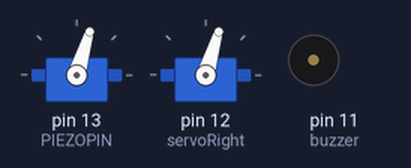
The sketch below on a simulated Arduino Uno, built with avr-gcc and run on an emulated ATmega328P. On the bench: 2 × servo, buzzer (waves = sounding).

Above: at 52.65 s.
At 54.2 s:
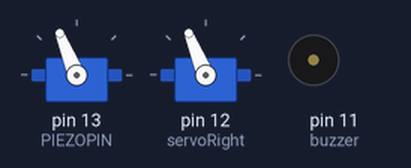
At 55.8 s:
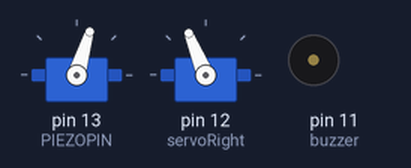
At 59.0 s:
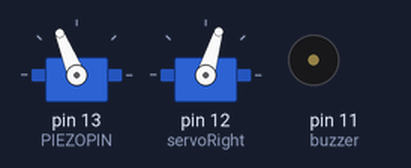
At 67.0 s:
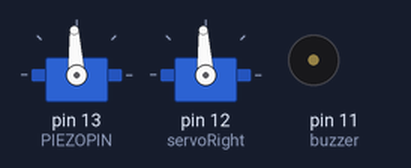
Timing chart, 0 to 69.2 s (numbered marks = the images above):
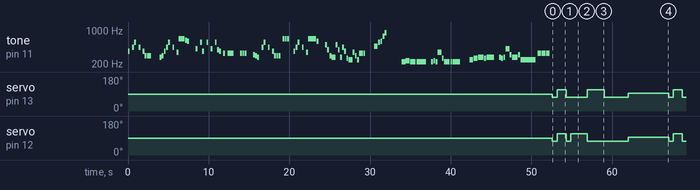

Measured:
- by itself, servo on pin 13 (PIEZOPIN): repeats every 14.4 s: 112° 1.1 s, 73° 2.6 s, 112° 2.1 s, 73° 3.0 s, 93° 5.0 s, 73° 0.60 s
- by itself, servo on pin 12 (servoRight): repeats every 14.4 s: 112° 1.1 s, 73° 0.60 s, 112° 2.0 s, 73° 5.1 s, 93° 5.0 s, 73° 0.60 s

The sketch:

robot.ino
```cpp
#include <Servo.h>                           // Include servo library

Servo servoLeft;                             // Declare left servo signal
Servo servoRight;                            // Declare right servo signal

void light(int timee , int PIN){
 digitalWrite(PIN, HIGH);
 delay(timee);
 digitalWrite(PIN, LOW);
}

void backwards(int delayy){
  servoLeft.writeMicroseconds(1700);
  servoRight.writeMicroseconds(1300);
  delay(delayy);
}

void forwards(int delayy){
  servoLeft.writeMicroseconds(1300);
  servoRight.writeMicroseconds(1700);
  delay(delayy);
}

void spin_left(int delayy){
  servoLeft.writeMicroseconds(1300);
  servoRight.writeMicroseconds(1300);
  delay(delayy);
}

void spin_right(int delayy){
  servoLeft.writeMicroseconds(1700);
  servoRight.writeMicroseconds(1700);
  delay(delayy);
}

void pause(int delayy){
  servoLeft.writeMicroseconds(1500);
  servoRight.writeMicroseconds(1500);
  delay(delayy);
}


void circle(){
  forwards(500);
  spin_right(250);

}

void light_show(){
 light(1000 , 2);
 light(1000 , 4);
 light(1000 , 8);
 light(1000 , 13);
}

int PIEZOPIN = 13;                            // Declare pin that the piezo is connected to.
// DECLARE LED PINS HERE

// One octave of notes between A4 and A5, for Piezo Greeting
int note_A4 = 440;
int note_As4 = 466; int note_Bb4 = note_As4;
int note_B4 = 494;
int note_C5 = 523;
int note_Cs5 = 554; int note_Db5 = note_Cs5;
int note_D5 = 587;
int note_Ds5 = 622; int note_Eb5 = note_Ds5;
int note_E5 = 659;
int note_F5 = 698;
int note_Fs5 = 740; int note_Gb5 = note_Fs5;
int note_G5 = 784;
int note_Gs5 = 830; int note_Ab5 = note_Gs5;

void coin(){
 tone(13, 196, 1000);
 tone(13, 247, 1000);
 tone(13, 587, 1000);
 tone(13, 784, 1000);
 tone(13, 988, 1000);
}


void dance(){

  spin_left(500);
  light(100,5);
  spin_right(1000);
  light(100,5);
  spin_left(500);
  light(100,5);
  forwards(2000);
  backwards(2000);
  light(100 ,5);
  spin_left(3000);

  pause(5000);

}

/*
  Mii Channel's theme
  Connect a piezo buzzer or speaker to pin 11 or select a new pin.
  More songs available at https://github.com/robsoncouto/arduino-songs

                                              Robson Couto, 2019
*/

#define NOTE_B0  31
#define NOTE_C1  33
#define NOTE_CS1 35
#define NOTE_D1  37
#define NOTE_DS1 39
#define NOTE_E1  41
#define NOTE_F1  44
#define NOTE_FS1 46
#define NOTE_G1  49
#define NOTE_GS1 52
#define NOTE_A1  55
#define NOTE_AS1 58
#define NOTE_B1  62
#define NOTE_C2  65
#define NOTE_CS2 69
#define NOTE_D2  73
#define NOTE_DS2 78
#define NOTE_E2  82
#define NOTE_F2  87
#define NOTE_FS2 93
#define NOTE_G2  98
#define NOTE_GS2 104
#define NOTE_A2  110
#define NOTE_AS2 117
#define NOTE_B2  123
#define NOTE_C3  131
#define NOTE_CS3 139
#define NOTE_D3  147
#define NOTE_DS3 156
#define NOTE_E3  165
#define NOTE_F3  175
#define NOTE_FS3 185
#define NOTE_G3  196
#define NOTE_GS3 208
#define NOTE_A3  220
#define NOTE_AS3 233
#define NOTE_B3  247
#define NOTE_C4  262
#define NOTE_CS4 277
#define NOTE_D4  294
#define NOTE_DS4 311
#define NOTE_E4  330
#define NOTE_F4  349
#define NOTE_FS4 370
#define NOTE_G4  392
#define NOTE_GS4 415
#define NOTE_A4  440
#define NOTE_AS4 466
#define NOTE_B4  494
#define NOTE_C5  523
#define NOTE_CS5 554
#define NOTE_D5  587
#define NOTE_DS5 622
#define NOTE_E5  659
#define NOTE_F5  698
#define NOTE_FS5 740
#define NOTE_G5  784
#define NOTE_GS5 831
#define NOTE_A5  880
#define NOTE_AS5 932
#define NOTE_B5  988
#define NOTE_C6  1047
#define NOTE_CS6 1109
#define NOTE_D6  1175
#define NOTE_DS6 1245
#define NOTE_E6  1319
#define NOTE_F6  1397
#define NOTE_FS6 1480
#define NOTE_G6  1568
#define NOTE_GS6 1661
#define NOTE_A6  1760
#define NOTE_AS6 1865
#define NOTE_B6  1976
#define NOTE_C7  2093
#define NOTE_CS7 2217
#define NOTE_D7  2349
#define NOTE_DS7 2489
#define NOTE_E7  2637
#define NOTE_F7  2794
#define NOTE_FS7 2960
#define NOTE_G7  3136
#define NOTE_GS7 3322
#define NOTE_A7  3520
#define NOTE_AS7 3729
#define NOTE_B7  3951
#define NOTE_C8  4186
#define NOTE_CS8 4435
#define NOTE_D8  4699
#define NOTE_DS8 4978
#define REST      0


// change this to make the song slower or faster
int tempo = 114;

// change this to whichever pin you want to use
int buzzer = 11;

// notes of the moledy followed by the duration.
// a 4 means a quarter note, 8 an eighteenth , 16 sixteenth, so on
// !!negative numbers are used to represent dotted notes,
// so -4 means a dotted quarter note, that is, a quarter plus an eighteenth!!
int melody[] = {

  // Mii Channel theme
  // Score available at https://musescore.com/user/16403456/scores/4984153
  // Uploaded by Catalina Andrade

  NOTE_FS4,8, REST,8, NOTE_A4,8, NOTE_CS5,8, REST,8,NOTE_A4,8, REST,8, NOTE_FS4,8, //1
  NOTE_D4,8, NOTE_D4,8, NOTE_D4,8, REST,8, REST,4, REST,8, NOTE_CS4,8,
  NOTE_D4,8, NOTE_FS4,8, NOTE_A4,8, NOTE_CS5,8, REST,8, NOTE_A4,8, REST,8, NOTE_F4,8,
  NOTE_E5,-4, NOTE_DS5,8, NOTE_D5,8, REST,8, REST,4,

  NOTE_GS4,8, REST,8, NOTE_CS5,8, NOTE_FS4,8, REST,8,NOTE_CS5,8, REST,8, NOTE_GS4,8, //5
  REST,8, NOTE_CS5,8, NOTE_G4,8, NOTE_FS4,8, REST,8, NOTE_E4,8, REST,8,
  NOTE_E4,8, NOTE_E4,8, NOTE_E4,8, REST,8, REST,4, NOTE_E4,8, NOTE_E4,8,
  NOTE_E4,8, REST,8, REST,4, NOTE_DS4,8, NOTE_D4,8,

  NOTE_CS4,8, REST,8, NOTE_A4,8, NOTE_CS5,8, REST,8,NOTE_A4,8, REST,8, NOTE_FS4,8, //9
  NOTE_D4,8, NOTE_D4,8, NOTE_D4,8, REST,8, NOTE_E5,8, NOTE_E5,8, NOTE_E5,8, REST,8,
  REST,8, NOTE_FS4,8, NOTE_A4,8, NOTE_CS5,8, REST,8, NOTE_A4,8, REST,8, NOTE_F4,8,
  NOTE_E5,2, NOTE_D5,8, REST,8, REST,4,

  NOTE_B4,8, NOTE_G4,8, NOTE_D4,8, NOTE_CS4,4, NOTE_B4,8, NOTE_G4,8, NOTE_CS4,8, //13
  NOTE_A4,8, NOTE_FS4,8, NOTE_C4,8, NOTE_B3,4, NOTE_F4,8, NOTE_D4,8, NOTE_B3,8,
  NOTE_E4,8, NOTE_E4,8, NOTE_E4,8, REST,4, REST,4, NOTE_AS4,4,
  NOTE_CS5,8, NOTE_D5,8, NOTE_FS5,8, NOTE_A5,8, REST,8, REST,4,

  REST,2, NOTE_A3,4, NOTE_AS3,4, //17
  NOTE_A3,-4, NOTE_A3,8, NOTE_A3,2,
  REST,4, NOTE_A3,8, NOTE_AS3,8, NOTE_A3,8, NOTE_F4,4, NOTE_C4,8,
  NOTE_A3,-4, NOTE_A3,8, NOTE_A3,2,

  REST,2, NOTE_B3,4, NOTE_C4,4, //21
  NOTE_CS4,-4, NOTE_C4,8, NOTE_CS4,2,
  REST,4, NOTE_CS4,8, NOTE_C4,8, NOTE_CS4,8, NOTE_GS4,4, NOTE_DS4,8,
  NOTE_CS4,-4, NOTE_DS4,8, NOTE_B3,1,

  NOTE_E4,4, NOTE_E4,4, NOTE_E4,4, REST,8,//25

  //finishes with 26
  //NOTE_FS4,8, REST,8, NOTE_A4,8, NOTE_CS5,8, REST,8, NOTE_A4,8, REST,8, NOTE_FS4,8

};

// sizeof gives the number of bytes, each int value is composed of two bytes (16 bits)
// there are two values per note (pitch and duration), so for each note there are four bytes
int notes = sizeof(melody) / sizeof(melody[0]) / 2;

// this calculates the duration of a whole note in ms
int wholenote = (60000 * 4) / tempo;

int divider = 0, noteDuration = 0;

void setup()
{
  pinMode(PIEZOPIN, OUTPUT);                 // Attach piezo to pin 5.
  servoLeft.attach(13);                      // Attach left signal to pin 13
  servoRight.attach(12);                     // Attach right signal to pin 12
  // Attach LED pins here.
   // iterate over the notes of the melody.
  // Remember, the array is twice the number of notes (notes + durations)
  for (int thisNote = 0; thisNote < notes * 2; thisNote = thisNote + 2) {

    // calculates the duration of each note
    divider = melody[thisNote + 1];
    if (divider > 0) {
      // regular note, just proceed
      noteDuration = (wholenote) / divider;
    } else if (divider < 0) {
      // dotted notes are represented with negative durations!!
      noteDuration = (wholenote) / abs(divider);
      noteDuration *= 1.5; // increases the duration in half for dotted notes
    }

    // we only play the note for 90% of the duration, leaving 10% as a pause
    tone(buzzer, melody[thisNote], noteDuration*0.9);

    // Wait for the specief duration before playing the next note.
    delay(noteDuration);

    // stop the waveform generation before the next note.
    noTone(buzzer);
  }
}


void loop()
{
  // Code for testing servos.
  // Tinker with the numbers to see how they work!
  // For help, visit https://learn.parallax.com/tutorials/robot/shield-bot/robotics-board-education-shield-arduino/chapter-2-shield-lights-servo-4.
 dance();

}
```
